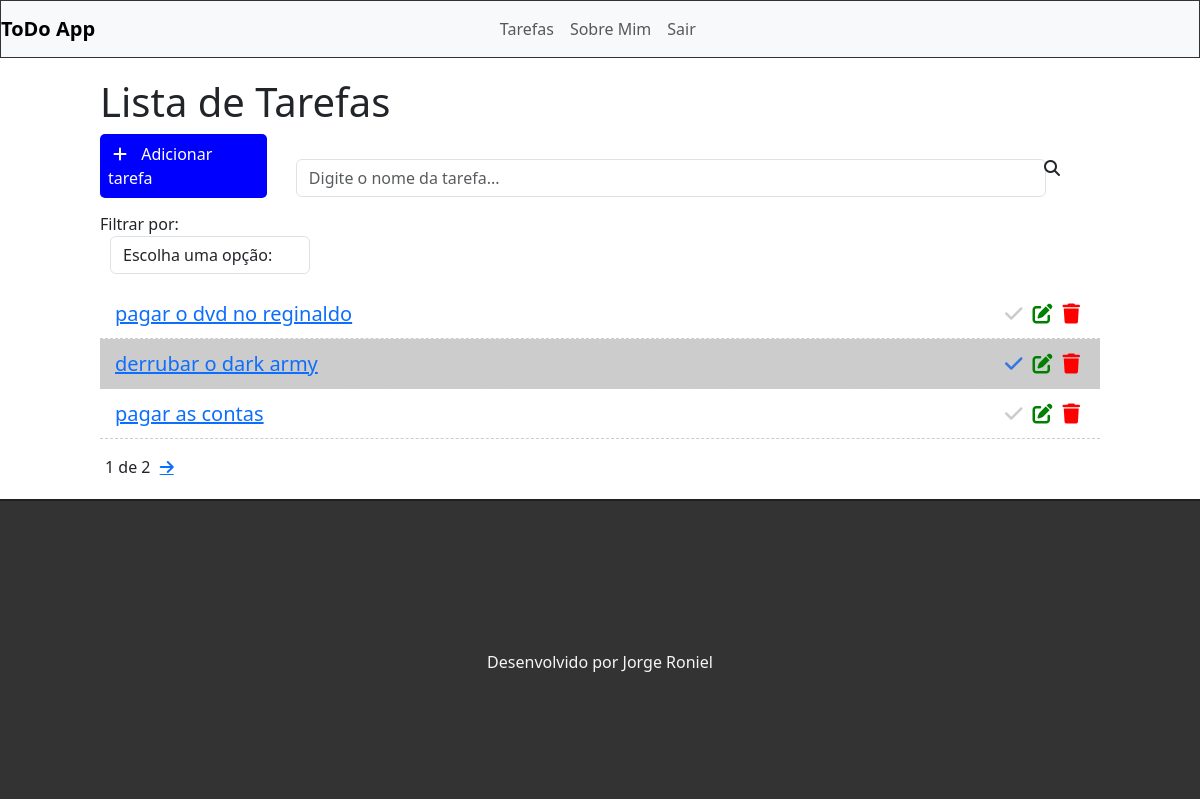
The app's page / (signed in) with its own data.
### task/models.py (models this page shows)
class Tarefa(models.Model):
    STATUS = (
        ('doing', 'Doing'),
        ('done', 'Done'),
    )
    titulo = models.CharField(max_length=255)
    descricao = models.TextField()
    done = models.CharField(max_length=5, choices=STATUS)
    data_criacao = models.DateTimeField(auto_now_add=True)
    data_update = models.DateTimeField(auto_now=True)
    usuario = models.ForeignKey(get_user_model(), on_delete=models.CASCADE)

### task/views.py (the view)
# urls.py: path('', views.tasksList),
@login_required(login_url='/login/')
def tasksList(request):
    usuario = request.user
    search = request.GET.get('search')
    filtro = request.GET.get('filter')
    if search:
        tasks = Tarefa.objects.filter(usuario=usuario, titulo__icontains=search)
    elif filtro:
        tasks = Tarefa.objects.filter(usuario=usuario, done=filtro)
    else:
        tasks_list = Tarefa.objects.filter(usuario=usuario).order_by('-data_criacao')
        paginator = Paginator(tasks_list, 3)
        page = request.GET.get('page')
        tasks = paginator.get_page(page)
    return render(request, 'lista.html', {'tasks': tasks})

### task/Templates/lista.html (shortened to what this page needs)
{% extends 'model-page.html' %}
{% block content %}
    <div class="offset-1 col-10  list-div">
        <h1>Lista de Tarefas</h1>
        <a id="add-link" href="newtask/">
            <div class="col-2 add-div">
                <i class="fas fa-plus"></i> Adicionar tarefa
            </div>
        </a>
        <div class="col-9 search-div">
            <form method="GET" id="search-form">
                <input class="form-control" type="text" id="search" name="search" placeholder="Digite o nome da tarefa..." value="{{request.GET.search}}">
                <i class="fas fa-search" id="search-btn"></i>
            </form>
        </div>
        <div class="col-2 filter-div">
            <span>Filtrar por:</span>
            <select name="filter" id="filter" class="form-control">
                <option value="">Escolha uma opção:</option>
            </select>
        </div>
        <ul class="task-list">
            {% for task in tasks %}
            {% if task.done == 'doing' %}
                <li class="task-item">
            {% else %}
                <li class="task-item done">
            {% endif %}
                    <span><a href="/task/{{task.id}}">{{task.titulo}}</a></span>
                    <a href="delete/{{task.id}}" id="deleteBtn"><span><i class="fas fa-trash"></i></span></a>
                    <a href="edit/{{task.id}}"><span><i class="fas fa-edit"></i></span></a>
                    <a href="status/{{task.id}}"><span><i class="fas fa-check"></i></span></a>
                </li>
            {% endfor %}
        </ul>
        <div class="pagination">
            <span class="step-links">
                {% if tasks.paginator.num_pages %}
                <span class="current">
                    {{tasks.number}} de {{tasks.paginator.num_pages}}
                </span>
                {% endif %}
                {% if tasks.has_next %}
                    <a href="?page={{tasks.next_page_number}}" class="fas fa-arrow-right"></a>
                {% endif %}
            </span>
        </div>
    </div>
{% endblock %}

### task/static/css/styles.css (style rules this page uses)
#add-link { text-decoration: none; }
.add-div { background-color: blue; cursor: pointer; display: inline-block; color: white; padding: 8px; border-radius: 5px; margin-right: 25px; }
.fas.fa-plus { color: white; margin-right: 10px; margin-left: 5px; }
.fas.fa-search { position: absolute; top: 160px; right: 140px; cursor: pointer; }
.search-div { padding: 0px; margin-top: 15px; margin-bottom: 15px; display: inline-block; }
.filter-div { margin-bottom: 15px; padding: 0; }
#filter { display: inline-block; width: 200px; margin-left: 10px; }
.list-div { padding: 0; }
.task-list { padding-left: 0; }
.task-item { list-style: none; font-size: 20px; height: 50px; padding: 0 15px; padding-top: 10px; border-bottom: 1px dashed #ccc; text-decoration: none; }
.task-item.done { background-color: #ccc; }
.fas.fa-trash, .fas.fa-edit, .fas.fa-check { cursor: pointer; margin: 5px; font-size: 20px; float: right; }
.fas.fa-trash { color: red; }
.fas.fa-edit { color: green; }
.fas.fa-check { color: #ccc; }
.done .fas.fa-check { color: #3476e2; }
.pagination { margin-bottom: 20px; }
.step-links .current { margin-left: 5px; margin-right: 5px; }

### records on screen
Tarefa: titulo "pagar o dvd no reginaldo"
Tarefa: titulo "derrubar o dark army"
Tarefa: titulo "pagar as contas"

### other values on screen
{{ tasks.number }} "1"
{{ tasks.paginator.num_pages }} "2"
